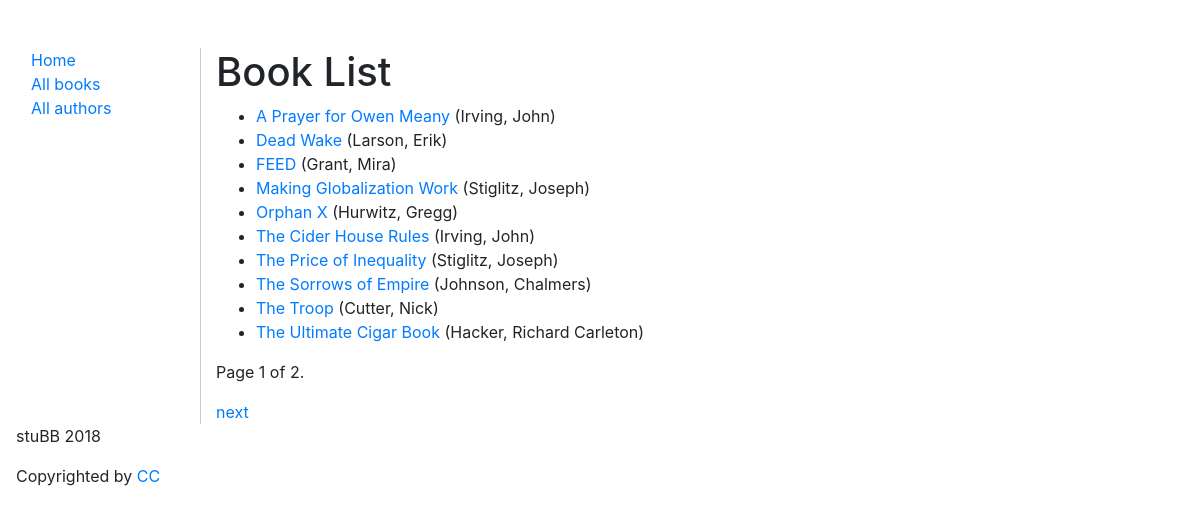
/catalog/books/, run on the app's committed database.
### catalog/models.py (models this page shows, shortened)
class Book(models.Model):
  title = models.CharField(max_length=200)
  author = models.ForeignKey('Author', on_delete=models.SET_NULL, null=True)
  summary = models.TextField(max_length=1000, help_text="Enter a brief description of the book")
  isbn = models.CharField('ISBN', max_length=14,
                          help_text='13 Character <a href="https://www.isbn-international.org/content/what-isbn">ISBN number</a>')
  genre = models.ManyToManyField(Genre, help_text="Select a genre for this book")
  subject = models.CharField(max_length=100, null=True, blank=True)
  publisher = models.CharField(max_length=250, null=True, blank=True)
  contributor = models.CharField(max_length=200, null=True, blank=True, help_text="An entity responsible for making contributions to the content of the resource.")
  date = models.DateField(null=True, blank=True,)
  type = models.CharField(max_length=60, null=True, blank=True, help_text="Genre")
  format = models.CharField(max_length=60, null=True, blank=True, help_text="Format may include the media-type or dimensions of the resource.")
  source = models.CharField(max_length=60, null=True, blank=True)
  language = models.CharField(max_length=60, null=True, blank=True)
  relation = models.CharField(max_length=60, null=True, blank=True, help_text="A reference to a related resource.")
  coverage = models.CharField(max_length=250, null=True, blank=True, help_text="Coverage will typically include spatial location (a place name or geographic coordinates), temporal period (a period label, date, or date range) or jurisdiction (such as a named administrative entity).")
  rights = models.CharField(max_length=250, null=True, blank=True, help_text="A Rights element will contain a rights management statement for the resource, or reference a service providing such information.")
  class Meta:
    ordering = ['title']
  def display_genre(self):
    """Note: Getting the genre may not be a good idea here, because
      of the "cost" of the database operation. We're showing you how because
      calling functions in your models can be very useful for other reasons —
      for example to add a Delete link next to every item in the list."""
    """Creates a string for the Genre. This is required to display genre in Admin."""
    return ', '.join([genre.name for genre in self.genre.all()[:3]])
  display_genre.short_description = 'Genre'
  def get_absolute_url(self):
    return reverse('book-detail', args=[str(self.id)])

class Author(models.Model):
  first_name = models.CharField(max_length=100)
  last_name = models.CharField(max_length=100)
  date_of_birth = models.DateField(null=True, blank=True)
  date_of_death = models.DateField('died', null=True, blank=True)
  born_in = models.CharField(max_length=200, null=True, blank=True)
  education = models.CharField(max_length=200, null=True, blank=True)
  COMMON_BOOK_AWARDS = (
    ('booker', 'Booker Award'),
    ('caldecott', 'Caldecott Medal'),
    ('nba', 'National Book Award'),
    ('nbcca', 'National Book Critics Circle Award'),
    ('newbery', 'Newbery Medal'),
    ('npl', 'Nobel Prize for Literature'),
    ('p/f', 'PEN/Faulkner Award'),
    ('pp', 'Pulitzer Prize'),
    ('cwp', "Commonwealth Writers' Prize"),
    ('emma', 'EMMA Awards')
  )
  awards = models.CharField(max_length=10, choices=COMMON_BOOK_AWARDS, null=True, blank=True)
  class Meta:
    ordering = ["last_name", "first_name"]
  def __str__(self):
    return '{0}, {1}'.format(self.last_name, self.first_name)

### catalog/views.py (the view)
# urls.py: path('books/', views.BookListView.as_view(), name='books'),
class BookListView(generic.ListView):
  model = Book
  template_name = 'catalog/book_list.html'
  paginate_by = 10

### templates/catalog/book_list.html (shortened to what this page needs)
{% extends 'catalog/base.html' %}
{% block content %}
    <h1>Book List</h1>
    {% if book_list %}
    <ul>
        {% for book in book_list %}
            <li><a href="{{ book.get_absolute_url }}">{{ book.title }}</a> ({{ book.author }}) </li>
        {% endfor %}
    </ul>
    {% else %}
        <p>There are no books currently available at this time.</p>
    {% endif %}
{% endblock %}

### templates/catalog/base.html (shortened to what this page needs)
<!DOCTYPE html>
<html lang="en">
  <head>
    {% load staticfiles %}
    {% block head %}
    <link rel="stylesheet" href="{% static 'styles/catalog.css' %}" />
    <link rel="stylesheet" href="https://stackpath.bootstrapcdn.com/bootstrap/4.1.3/css/bootstrap.min.css">
    {% endblock %}
  </head>
  <body>
    <div class="container-fluid">
    <div class="row">
      <div class="col-sm-2">
      {% block sidebar %}
        <ul class="sidebar-nav">
          <li><a href="{% url 'index' %}">Home</a></li>
          <li><a href="{% url 'books' %}">All books</a></li>
          <li><a href="{% url 'authors' %}">All authors</a></li>
        </ul>
     {% endblock %}
      </div>
      <div class="col-sm-10 content">
        {% block content %}{% endblock %}
        {% block pagination %}
  {% if is_paginated %}
    <div class="pagination">
      <span class="page-links">
        <span class="page-current">
          <p>Page {{ page_obj.number }} of {{ page_obj.paginator.num_pages }}.</p>
        </span>
        {% if page_obj.has_next %}
          <a href="{{ request.path }}?page={{ page_obj.next_page_number }}">next</a>
        {% endif %}
      </span>
    </div>
  {% endif %}
{% endblock %}
      </div>
    </div>
  </div>
  <footer class="basic-footer">
      <p> stuBB 2018</p>
      <p>Copyrighted by <a href="https://creativecommons.org/licenses/by/3.0/">CC</a></p>
  </footer>
  </body>
</html>

### catalog/static/styles/catalog.css (style rules this page uses)
.sidebar-nav { margin-top: 3em; list-style: none; margin-left: -1.5em; }
.content { margin-top: 3em; border-left: 1px solid #ccc; }
footer { padding-left: 1em; }

### data on the page
Book: title "A Prayer for Owen Meany", author "Irving, John"
Book: title "Dead Wake", author "Larson, Erik"
Book: title "FEED", author "Grant, Mira"
Book: title "Making Globalization Work", author "Stiglitz, Joseph"
Book: title "Orphan X", author "Hurwitz, Gregg"
Book: title "The Cider House Rules", author "Irving, John"
Book: title "The Price of Inequality", author "Stiglitz, Joseph"
Book: title "The Sorrows of Empire", author "Johnson, Chalmers"
Book: title "The Troop", author "Cutter, Nick"
Book: title "The Ultimate Cigar Book", author "Hacker, Richard Carleton"

### other printed values
{{ page_obj.number }} "1"
{{ page_obj.paginator.num_pages }} "2"
